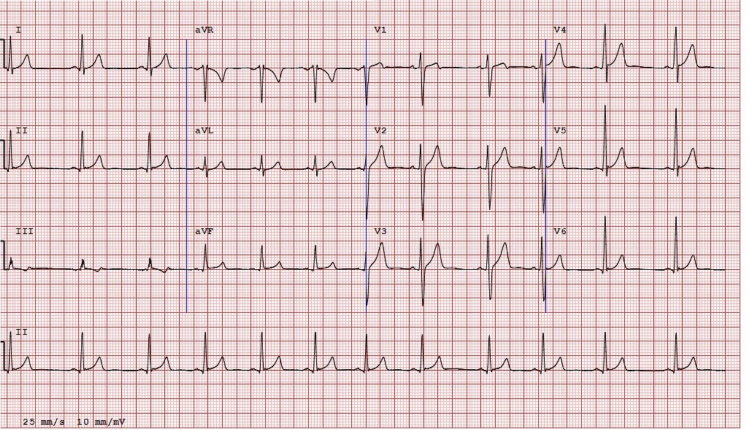
#> input picture ECG Digitization/ECG Code/rotated_houghtransform.jpg, 1495 x 860 px (shown at 1/2 size)
$ python VerticalSegmentation.py
#> lines starting #> are read from the running program, lines starting #| are printed output that depends on the picture; after the words box and inside, x2 and y2 are one past the last pixel; in counts of white or black regions, pixels touching at a corner belong together
# -*- coding: utf-8 -*-
"""
Created on Fri Oct  9 22:39:58 2020

@author: Kevin
"""

import cv2
import numpy as np
import scipy.ndimage as ndimage
import math
import os

path = 'vertically_segmented'
try:
    files = os.listdir(path)
    count = len(files)+1
except FileNotFoundError:
    os.mkdir(path)
    count = 1

index = 0
#Input image
img = cv2.imread('rotated_houghtransform.jpg')
#> img is the input picture: shape (860, 1495, 3); mean B, G, R 204.2, 203.2, 225.2

#Thresholded image
threshimg = cv2.imread('red_channel_thresholded/red_channel_thresholded2.jpg')
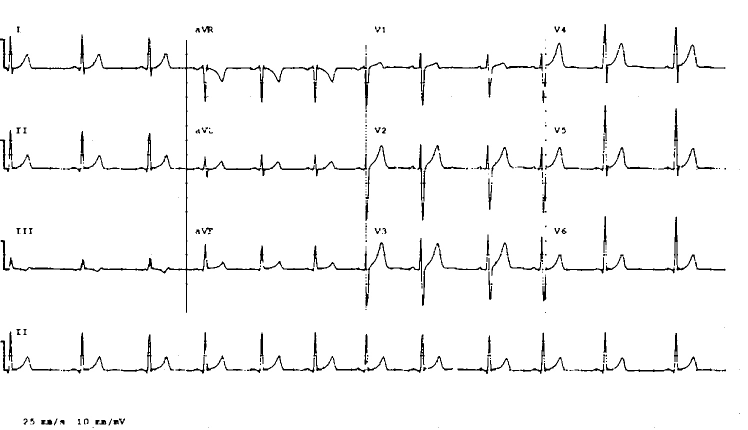
#> input picture ECG Digitization/ECG Code/red_channel_thresholded/red_channel_thresholded2.jpg, 1495 x 860 px (shown at 1/2 size)
#> threshimg is the input picture: shape (860, 1495, 3); min 0, max 255, mean 247
height, width, channels = img.shape
#> height = 860; width = 1495; channels = 3

hsv = cv2.cvtColor(img, cv2.COLOR_BGR2HSV)
#> hsv: shape (860, 1495, 3); mean H, S, V 93.2, 29.2, 225.3

lower_range = np.array([110,50,50])
upper_range = np.array([130,255,255])
mask = cv2.inRange(hsv, lower_range, upper_range)
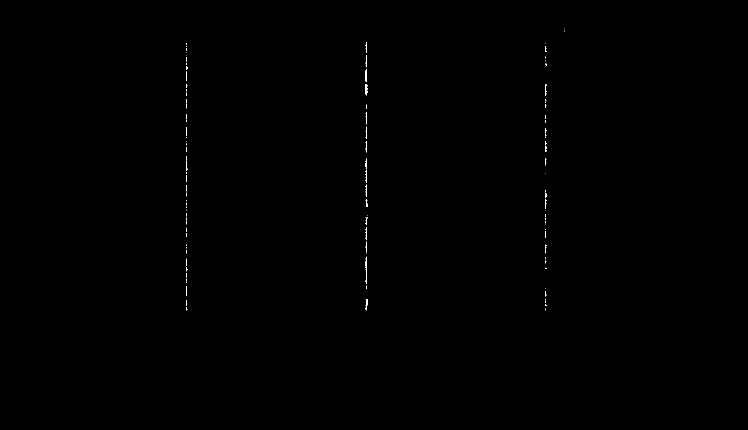
#> mask: shape (860, 1495) (shown at 1/2 size); 0.12% white in thin lines or dots, all inside (x1, y1, x2, y2) = (372, 56, 1130, 621)

mask = 255-mask
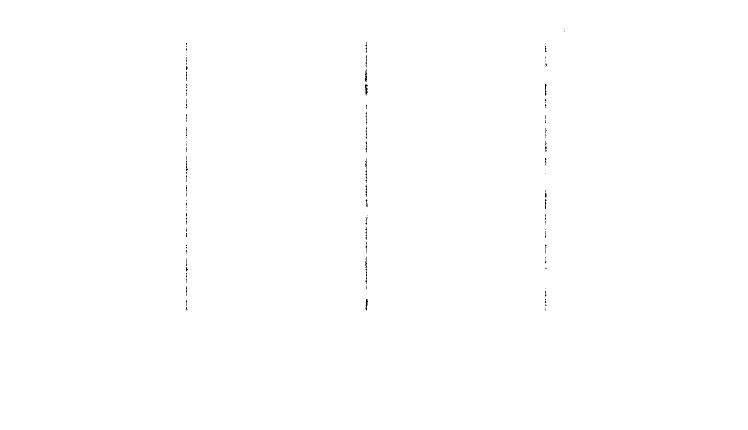
#> mask: shape (860, 1495) (shown at 1/2 size); 99.9% white; black in thin lines or dots, all inside (x1, y1, x2, y2) = (372, 56, 1130, 621)

count = 0
pointset = list()
edges = cv2.Canny(mask,50,150,apertureSize = 3)
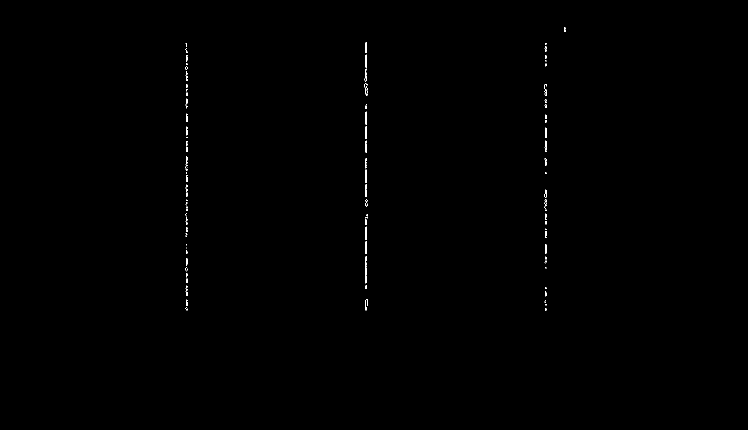
#> edges: shape (860, 1495) (shown at 1/2 size); 0.16% white in thin lines or dots, all inside (x1, y1, x2, y2) = (371, 55, 1131, 621)
lines= cv2.HoughLines(edges, 1, np.pi/180.0, 165, np.array([]), 0, 0)
#> lines = [[733, 0], [731, 0], [372, 0], [1090, 0], [374, 0], [1092, 0]]

a,b,c = lines.shape
#> a = 6; b = 1; c = 2
for i in range(a):
    rho = lines[i][0][0]
    theta = lines[i][0][1]
    a = np.cos(theta)
    b = np.sin(theta)
    x0, y0 = a*rho, b*rho
    pt1 = ( int(x0+1000*(-b)), int(y0+1000*(a)) )
    pt2 = ( int(x0-1000*(-b)), int(y0-1000*(a)) )
    # cv2.line(img, pt1, pt2, (0, 0, 255), 1, cv2.LINE_AA)
    add = True
    for points in pointset:
        if abs(points[0] - pt1[0]) < 50:
            add = False
            break
        else:
            add = True
    if add == True:
        pointset.append(pt1)
#> this loop made 6 passes
#> (rho, x0, pt1, pt2) on passes 1 to 6: (733, 733, (733, 1000), (733, -1000)), (731, 731, (731, 1000), (731, -1000)), (372, 372, (372, 1000), (372, -1000)), (1090, 1090, (1090, 1000), (1090, -1000)), (374, 374, (374, 1000), (374, -1000)), (1092, 1092, (1092, 1000), (1092, -1000))
#> after the loop, pointset = [(733, 1000), (372, 1000), (1090, 1000)]

pointset.sort()
oldX = 0
for points in pointset:
    crop_img = threshimg[0:points[1], oldX+5:points[0]-1]
    oldX = points[0]
    cv2.imwrite(path + '/'+ path + str(count)+'_'+str(index)+'.jpg', crop_img)
    index += 1
#> this loop made 3 passes
#> (points, oldX) on passes 1 to 3: ((372, 1000), 372), ((733, 1000), 733), ((1090, 1000), 1090)
#> pass 1, `crop_img = threshimg[0:points[1], oldX+5:points[0]-1]`:
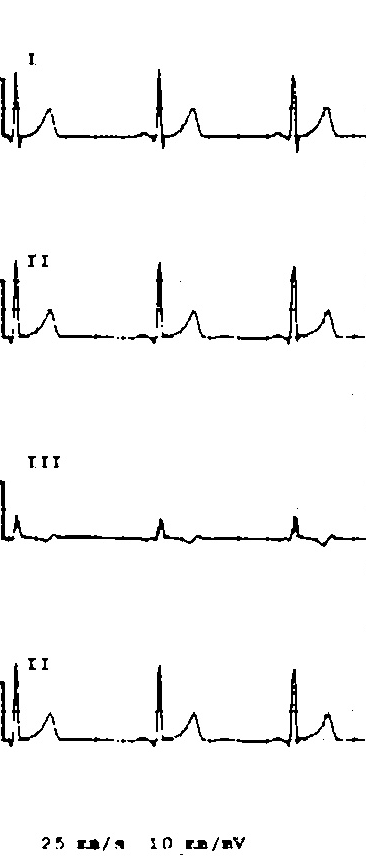
#> crop_img: shape (860, 366, 3); min 0, max 255, mean 247
#> pass 3, `crop_img = threshimg[0:points[1], oldX+5:points[0]-1]`:
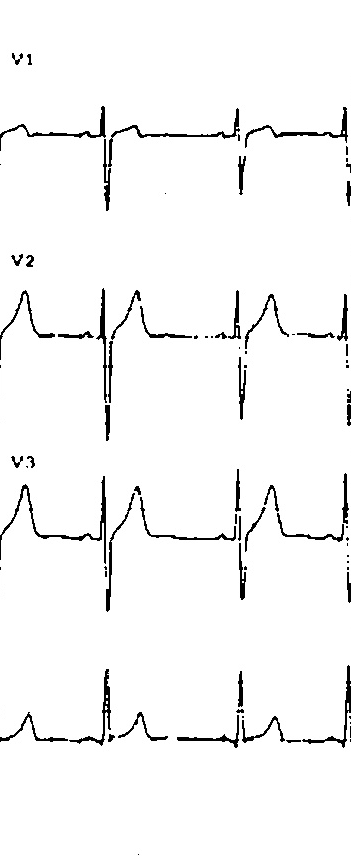
#> crop_img: shape (860, 351, 3); min 0, max 255, mean 246.6
#> after the loop, index = 3
crop_img = threshimg[0: height, oldX+5: width]
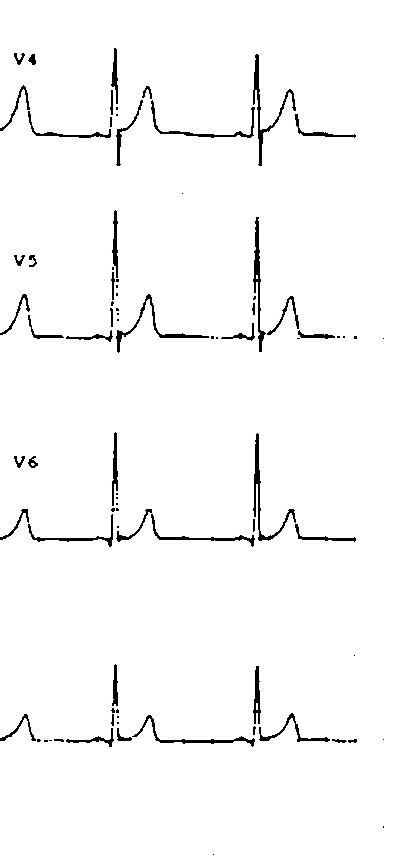
#> crop_img: shape (860, 400, 3); min 0, max 255, mean 248.5
cv2.imwrite(path + '/'+ path + str(count)+'_'+str(index)+'.jpg', crop_img)

#Writes the image to destination
# cv2.imwrite('blue.jpg', img)
